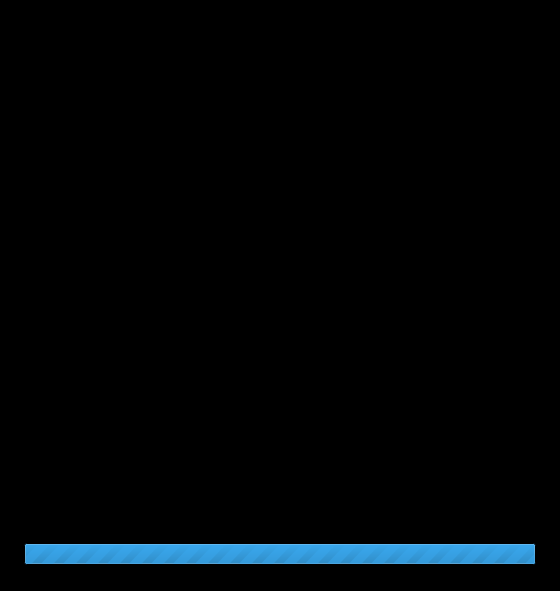
<?xml version="1.0" encoding="UTF-8"?>
<ui version="4.0">
 <class>LoginSplash</class>
 <widget class="QDialog" name="LoginSplash">
  <property name="geometry">
   <rect>
    <x>0</x>
    <y>0</y>
    <width>560</width>
    <height>591</height>
   </rect>
  </property>
  <property name="palette">
   <palette>
    <active>
     <colorrole role="WindowText">
      <brush brushstyle="SolidPattern">
       <color alpha="255">
        <red>255</red>
        <green>255</green>
        <blue>255</blue>
       </color>
      </brush>
     </colorrole>
     <colorrole role="Button">
      <brush brushstyle="SolidPattern">
       <color alpha="255">
        <red>0</red>
        <green>0</green>
        <blue>0</blue>
       </color>
      </brush>
     </colorrole>
     <colorrole role="Light">
      <brush brushstyle="SolidPattern">
       <color alpha="255">
        <red>0</red>
        <green>0</green>
        <blue>0</blue>
       </color>
      </brush>
     </colorrole>
     <colorrole role="Midlight">
      <brush brushstyle="SolidPattern">
       <color alpha="255">
        <red>0</red>
        <green>0</green>
        <blue>0</blue>
       </color>
      </brush>
     </colorrole>
     <colorrole role="Dark">
      <brush brushstyle="SolidPattern">
       <color alpha="255">
        <red>0</red>
        <green>0</green>
        <blue>0</blue>
       </color>
      </brush>
     </colorrole>
     <colorrole role="Mid">
      <brush brushstyle="SolidPattern">
       <color alpha="255">
        <red>0</red>
        <green>0</green>
        <blue>0</blue>
       </color>
      </brush>
     </colorrole>
     <colorrole role="Text">
      <brush brushstyle="SolidPattern">
       <color alpha="255">
        <red>255</red>
        <green>255</green>
        <blue>255</blue>
       </color>
      </brush>
     </colorrole>
     <colorrole role="BrightText">
      <brush brushstyle="SolidPattern">
       <color alpha="255">
        <red>255</red>
        <green>255</green>
        <blue>255</blue>
       </color>
      </brush>
     </colorrole>
     <colorrole role="ButtonText">
      <brush brushstyle="SolidPattern">
       <color alpha="255">
        <red>255</red>
        <green>255</green>
        <blue>255</blue>
       </color>
      </brush>
     </colorrole>
     <colorrole role="Base">
      <brush brushstyle="SolidPattern">
       <color alpha="255">
        <red>0</red>
        <green>0</green>
        <blue>0</blue>
       </color>
      </brush>
     </colorrole>
     <colorrole role="Window">
      <brush brushstyle="SolidPattern">
       <color alpha="255">
        <red>0</red>
        <green>0</green>
        <blue>0</blue>
       </color>
      </brush>
     </colorrole>
     <colorrole role="Shadow">
      <brush brushstyle="SolidPattern">
       <color alpha="255">
        <red>0</red>
        <green>0</green>
        <blue>0</blue>
       </color>
      </brush>
     </colorrole>
     <colorrole role="AlternateBase">
      <brush brushstyle="SolidPattern">
       <color alpha="255">
        <red>0</red>
        <green>0</green>
        <blue>0</blue>
       </color>
      </brush>
     </colorrole>
     <colorrole role="ToolTipBase">
      <brush brushstyle="SolidPattern">
       <color alpha="255">
        <red>255</red>
        <green>255</green>
        <blue>220</blue>
       </color>
      </brush>
     </colorrole>
     <colorrole role="ToolTipText">
      <brush brushstyle="SolidPattern">
       <color alpha="255">
        <red>0</red>
        <green>0</green>
        <blue>0</blue>
       </color>
      </brush>
     </colorrole>
    </active>
    <inactive>
     <colorrole role="WindowText">
      <brush brushstyle="SolidPattern">
       <color alpha="255">
        <red>255</red>
        <green>255</green>
        <blue>255</blue>
       </color>
      </brush>
     </colorrole>
     <colorrole role="Button">
      <brush brushstyle="SolidPattern">
       <color alpha="255">
        <red>0</red>
        <green>0</green>
        <blue>0</blue>
       </color>
      </brush>
     </colorrole>
     <colorrole role="Light">
      <brush brushstyle="SolidPattern">
       <color alpha="255">
        <red>0</red>
        <green>0</green>
        <blue>0</blue>
       </color>
      </brush>
     </colorrole>
     <colorrole role="Midlight">
      <brush brushstyle="SolidPattern">
       <color alpha="255">
        <red>0</red>
        <green>0</green>
        <blue>0</blue>
       </color>
      </brush>
     </colorrole>
     <colorrole role="Dark">
      <brush brushstyle="SolidPattern">
       <color alpha="255">
        <red>0</red>
        <green>0</green>
        <blue>0</blue>
       </color>
      </brush>
     </colorrole>
     <colorrole role="Mid">
      <brush brushstyle="SolidPattern">
       <color alpha="255">
        <red>0</red>
        <green>0</green>
        <blue>0</blue>
       </color>
      </brush>
     </colorrole>
     <colorrole role="Text">
      <brush brushstyle="SolidPattern">
       <color alpha="255">
        <red>255</red>
        <green>255</green>
        <blue>255</blue>
       </color>
      </brush>
     </colorrole>
     <colorrole role="BrightText">
      <brush brushstyle="SolidPattern">
       <color alpha="255">
        <red>255</red>
        <green>255</green>
        <blue>255</blue>
       </color>
      </brush>
     </colorrole>
     <colorrole role="ButtonText">
      <brush brushstyle="SolidPattern">
       <color alpha="255">
        <red>255</red>
        <green>255</green>
        <blue>255</blue>
       </color>
      </brush>
     </colorrole>
     <colorrole role="Base">
      <brush brushstyle="SolidPattern">
       <color alpha="255">
        <red>0</red>
        <green>0</green>
        <blue>0</blue>
       </color>
      </brush>
     </colorrole>
     <colorrole role="Window">
      <brush brushstyle="SolidPattern">
       <color alpha="255">
        <red>0</red>
        <green>0</green>
        <blue>0</blue>
       </color>
      </brush>
     </colorrole>
     <colorrole role="Shadow">
      <brush brushstyle="SolidPattern">
       <color alpha="255">
        <red>0</red>
        <green>0</green>
        <blue>0</blue>
       </color>
      </brush>
     </colorrole>
     <colorrole role="AlternateBase">
      <brush brushstyle="SolidPattern">
       <color alpha="255">
        <red>0</red>
        <green>0</green>
        <blue>0</blue>
       </color>
      </brush>
     </colorrole>
     <colorrole role="ToolTipBase">
      <brush brushstyle="SolidPattern">
       <color alpha="255">
        <red>255</red>
        <green>255</green>
        <blue>220</blue>
       </color>
      </brush>
     </colorrole>
     <colorrole role="ToolTipText">
      <brush brushstyle="SolidPattern">
       <color alpha="255">
        <red>0</red>
        <green>0</green>
        <blue>0</blue>
       </color>
      </brush>
     </colorrole>
    </inactive>
    <disabled>
     <colorrole role="WindowText">
      <brush brushstyle="SolidPattern">
       <color alpha="255">
        <red>0</red>
        <green>0</green>
        <blue>0</blue>
       </color>
      </brush>
     </colorrole>
     <colorrole role="Button">
      <brush brushstyle="SolidPattern">
       <color alpha="255">
        <red>0</red>
        <green>0</green>
        <blue>0</blue>
       </color>
      </brush>
     </colorrole>
     <colorrole role="Light">
      <brush brushstyle="SolidPattern">
       <color alpha="255">
        <red>0</red>
        <green>0</green>
        <blue>0</blue>
       </color>
      </brush>
     </colorrole>
     <colorrole role="Midlight">
      <brush brushstyle="SolidPattern">
       <color alpha="255">
        <red>0</red>
        <green>0</green>
        <blue>0</blue>
       </color>
      </brush>
     </colorrole>
     <colorrole role="Dark">
      <brush brushstyle="SolidPattern">
       <color alpha="255">
        <red>0</red>
        <green>0</green>
        <blue>0</blue>
       </color>
      </brush>
     </colorrole>
     <colorrole role="Mid">
      <brush brushstyle="SolidPattern">
       <color alpha="255">
        <red>0</red>
        <green>0</green>
        <blue>0</blue>
       </color>
      </brush>
     </colorrole>
     <colorrole role="Text">
      <brush brushstyle="SolidPattern">
       <color alpha="255">
        <red>0</red>
        <green>0</green>
        <blue>0</blue>
       </color>
      </brush>
     </colorrole>
     <colorrole role="BrightText">
      <brush brushstyle="SolidPattern">
       <color alpha="255">
        <red>255</red>
        <green>255</green>
        <blue>255</blue>
       </color>
      </brush>
     </colorrole>
     <colorrole role="ButtonText">
      <brush brushstyle="SolidPattern">
       <color alpha="255">
        <red>0</red>
        <green>0</green>
        <blue>0</blue>
       </color>
      </brush>
     </colorrole>
     <colorrole role="Base">
      <brush brushstyle="SolidPattern">
       <color alpha="255">
        <red>0</red>
        <green>0</green>
        <blue>0</blue>
       </color>
      </brush>
     </colorrole>
     <colorrole role="Window">
      <brush brushstyle="SolidPattern">
       <color alpha="255">
        <red>0</red>
        <green>0</green>
        <blue>0</blue>
       </color>
      </brush>
     </colorrole>
     <colorrole role="Shadow">
      <brush brushstyle="SolidPattern">
       <color alpha="255">
        <red>0</red>
        <green>0</green>
        <blue>0</blue>
       </color>
      </brush>
     </colorrole>
     <colorrole role="AlternateBase">
      <brush brushstyle="SolidPattern">
       <color alpha="255">
        <red>0</red>
        <green>0</green>
        <blue>0</blue>
       </color>
      </brush>
     </colorrole>
     <colorrole role="ToolTipBase">
      <brush brushstyle="SolidPattern">
       <color alpha="255">
        <red>255</red>
        <green>255</green>
        <blue>220</blue>
       </color>
      </brush>
     </colorrole>
     <colorrole role="ToolTipText">
      <brush brushstyle="SolidPattern">
       <color alpha="255">
        <red>0</red>
        <green>0</green>
        <blue>0</blue>
       </color>
      </brush>
     </colorrole>
    </disabled>
   </palette>
  </property>
  <property name="windowTitle">
   <string>Logging In...</string>
  </property>
  <property name="windowIcon">
   <iconset theme="theshell" resource="resources.qrc">
    <normaloff>:/icons/icon.svg</normaloff>:/icons/icon.svg</iconset>
  </property>
  <layout class="QGridLayout" name="gridLayout">
   <item row="2" column="1">
    <spacer name="verticalSpacer">
     <property name="orientation">
      <enum>Qt::Vertical</enum>
     </property>
     <property name="sizeHint" stdset="0">
      <size>
       <width>20</width>
       <height>40</height>
      </size>
     </property>
    </spacer>
   </item>
   <item row="1" column="2">
    <spacer name="horizontalSpacer_2">
     <property name="orientation">
      <enum>Qt::Horizontal</enum>
     </property>
     <property name="sizeHint" stdset="0">
      <size>
       <width>40</width>
       <height>20</height>
      </size>
     </property>
    </spacer>
   </item>
   <item row="1" column="1">
    <widget class="QFrame" name="frame">
     <property name="frameShape">
      <enum>QFrame::NoFrame</enum>
     </property>
     <property name="frameShadow">
      <enum>QFrame::Raised</enum>
     </property>
     <layout class="QVBoxLayout" name="verticalLayout">
      <item>
       <widget class="QLabel" name="label_3">
        <property name="sizePolicy">
         <sizepolicy hsizetype="Expanding" vsizetype="Expanding">
          <horstretch>0</horstretch>
          <verstretch>0</verstretch>
         </sizepolicy>
        </property>
        <property name="minimumSize">
         <size>
          <width>512</width>
          <height>512</height>
         </size>
        </property>
        <property name="maximumSize">
         <size>
          <width>512</width>
          <height>512</height>
         </size>
        </property>
        <property name="text">
         <string/>
        </property>
        <property name="pixmap">
         <pixmap resource="resources.qrc">:/icons/icon.svg</pixmap>
        </property>
        <property name="scaledContents">
         <bool>true</bool>
        </property>
       </widget>
      </item>
      <item>
       <widget class="QProgressBar" name="progressBar">
        <property name="maximum">
         <number>0</number>
        </property>
        <property name="value">
         <number>-1</number>
        </property>
       </widget>
      </item>
     </layout>
    </widget>
   </item>
   <item row="1" column="0">
    <spacer name="horizontalSpacer">
     <property name="orientation">
      <enum>Qt::Horizontal</enum>
     </property>
     <property name="sizeHint" stdset="0">
      <size>
       <width>40</width>
       <height>20</height>
      </size>
     </property>
    </spacer>
   </item>
   <item row="0" column="1">
    <spacer name="verticalSpacer_2">
     <property name="orientation">
      <enum>Qt::Vertical</enum>
     </property>
     <property name="sizeHint" stdset="0">
      <size>
       <width>20</width>
       <height>40</height>
      </size>
     </property>
    </spacer>
   </item>
  </layout>
 </widget>
 <resources>
  <include location="resources.qrc"/>
 </resources>
 <connections/>
</ui>
